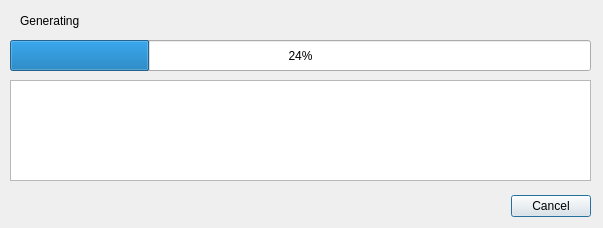
<?xml version="1.0" encoding="UTF-8"?>
<ui version="4.0">
 <class>generate_dialog</class>
 <widget class="QDialog" name="generate_dialog">
  <property name="geometry">
   <rect>
    <x>0</x>
    <y>0</y>
    <width>603</width>
    <height>228</height>
   </rect>
  </property>
  <property name="sizePolicy">
   <sizepolicy hsizetype="Fixed" vsizetype="Fixed">
    <horstretch>0</horstretch>
    <verstretch>0</verstretch>
   </sizepolicy>
  </property>
  <property name="windowTitle">
   <string>Dialog</string>
  </property>
  <widget class="QDialogButtonBox" name="buttonBox">
   <property name="geometry">
    <rect>
     <x>500</x>
     <y>190</y>
     <width>91</width>
     <height>32</height>
    </rect>
   </property>
   <property name="orientation">
    <enum>Qt::Horizontal</enum>
   </property>
   <property name="standardButtons">
    <set>QDialogButtonBox::Cancel</set>
   </property>
  </widget>
  <widget class="QProgressBar" name="progressBar">
   <property name="geometry">
    <rect>
     <x>10</x>
     <y>40</y>
     <width>581</width>
     <height>31</height>
    </rect>
   </property>
   <property name="value">
    <number>24</number>
   </property>
  </widget>
  <widget class="QLabel" name="caption">
   <property name="geometry">
    <rect>
     <x>20</x>
     <y>0</y>
     <width>441</width>
     <height>41</height>
    </rect>
   </property>
   <property name="text">
    <string>Generating </string>
   </property>
  </widget>
  <widget class="QTextBrowser" name="errors">
   <property name="geometry">
    <rect>
     <x>10</x>
     <y>80</y>
     <width>581</width>
     <height>101</height>
    </rect>
   </property>
   <property name="documentTitle">
    <string>Errors</string>
   </property>
  </widget>
 </widget>
 <resources/>
 <connections>
  <connection>
   <sender>buttonBox</sender>
   <signal>accepted()</signal>
   <receiver>generate_dialog</receiver>
   <slot>accept()</slot>
   <hints>
    <hint type="sourcelabel">
     <x>248</x>
     <y>254</y>
    </hint>
    <hint type="destinationlabel">
     <x>157</x>
     <y>274</y>
    </hint>
   </hints>
  </connection>
  <connection>
   <sender>buttonBox</sender>
   <signal>rejected()</signal>
   <receiver>generate_dialog</receiver>
   <slot>reject()</slot>
   <hints>
    <hint type="sourcelabel">
     <x>316</x>
     <y>260</y>
    </hint>
    <hint type="destinationlabel">
     <x>286</x>
     <y>274</y>
    </hint>
   </hints>
  </connection>
 </connections>
</ui>
